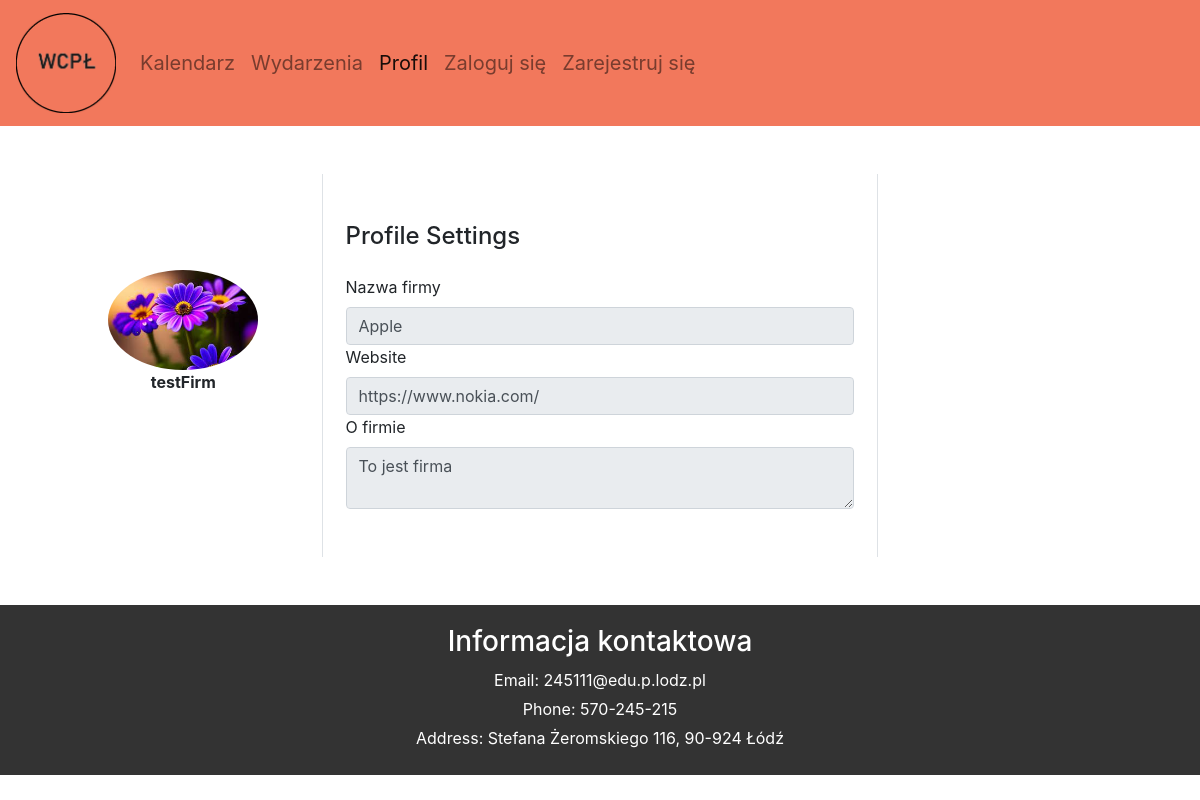
/profile/testFirm (signed in), run on an earlier commit of the app's database.
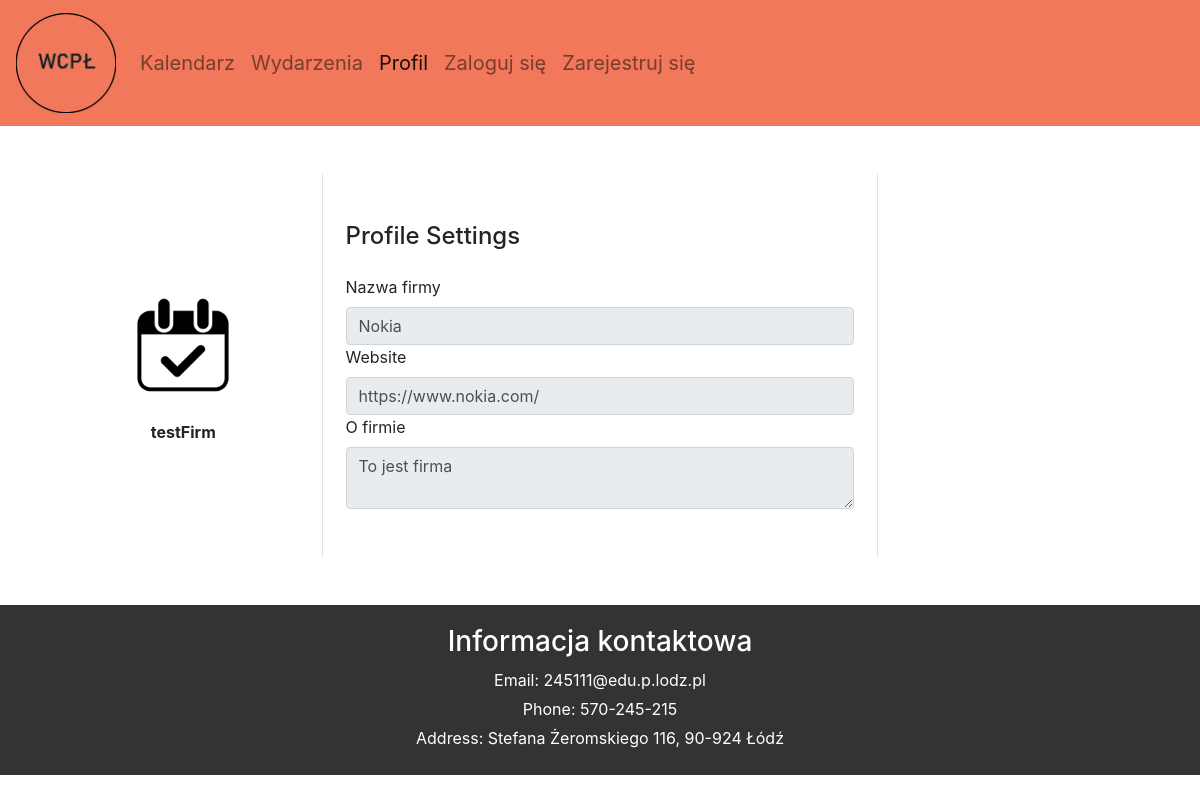
And on a later commit of the database.
### main/models.py (models this page shows, shortened)
class Profile(models.Model):
    USER_TYPE_CHOICES = (
        ('student', 'Student'),
        ('firm', 'Firm'),
    )
    user = models.OneToOneField(User, on_delete=models.CASCADE)
    user_type = models.CharField(max_length=10, choices=USER_TYPE_CHOICES, default='student')
    picture = models.ImageField(default='user_icon.png', upload_to='profile_pictures')
    phone_number = models.CharField(max_length=20, null=True, blank=True)
    faculty = models.CharField(max_length=40, null=True, blank=True)
    course = models.CharField(max_length=50, null=True, blank=True)
    semester = models.IntegerField(null=True, validators=[MinValueValidator(1), MaxValueValidator(7)], blank=True)
    nameFirm = models.CharField(max_length=50, default='Nokia', null=True, blank=True)
    website = models.CharField(max_length=100, default='https://www.nokia.com/', null=True, blank=True)
    bio = models.TextField(blank=True)

### main/views.py (the view, shortened to what this page needs)
# urls.py: path('profile/<str:username>', views.profileHome, name='profile-home'),
@login_required
def profileHome(request, username):
    userInfo = get_object_or_404(User, username=username)
    profile = get_object_or_404(Profile, user=userInfo)
    userCurrent = request.user
    context = {
        'userInfo' : userInfo,
        'profile' : profile,
        'userCurrent' : userCurrent
    }
    if profile.user_type == 'student':
        return render(request, 'main/profile_home.html', context)
    else:
        return render(request, 'main/profile_firm.html', context)

### main/templates/main/profile_firm.html (shortened to what this page needs)
{% extends "main/base.html" %}
{% block profile_activate %}
active
{% endblock profile_activate %}
{% block content %}
<div class="container">
    <div class="main">
        <form method="POST" enctype="multipart/form-data">
            <div class="container rounded bg-white mt-5 mb-5">
                <div class="row">
                    <div class="col-md-3 border-right">
                        <div class="d-flex flex-column align-items-center text-center p-3 py-5">
                                {% if userCurrent.username != userInfo.username %}
                                    <img class="rounded-circle mt-5" width="150px" src="{{ profile.picture.url }}">
                                {% endif %}
                                <span class="font-weight-bold">{{ userInfo.username }}</span>
                            </div>
                        </div>
                        <div class="col-md-6 border-right">
                            <div class="p-2 py-5">
                                <div class="d-flex justify-content-between align-items-center mb-3">
                                    <h4 class="text-right">Profile Settings</h4>
                                </div>
                                <div class="row mt-3">
                                    <div class="col-md-12"><label class="labels">Nazwa firmy</label><input type="text" class="form-control" name="name" placeholder="Firma" value="{{ profile.nameFirm }}"  {% if userCurrent.username != userInfo.username %} disabled {% endif %}></div>
                                    <div class="col-md-12"><label class="labels">Website</label><input type="text" class="form-control" name="website" placeholder="Nie ma strony" value="{{ profile.website }}"  {% if userCurrent.username != userInfo.username %} disabled {% endif %}></div>
                                    <div class="col-md-12"><label class="labels">O firmie</label><textarea type="text" class="form-control" name="bio" placeholder="bio"  {% if userCurrent.username != userInfo.username %} disabled {% endif %}>{{ profile.bio }}</textarea></div>
                                </div>
                            </div>
                        </div>
                    </div>
                </div>
            </div>
    </div>
{% endblock content %}

### main/templates/main/base.html (shortened to what this page needs)
{% load static %}
<!DOCTYPE html>
<html>
    <head>
        <link rel="stylesheet" href="{% static 'main/main.css' %}">
        <link href="https://cdn.jsdelivr.net/npm/bootstrap@5.0.2/dist/css/bootstrap.min.css" rel="stylesheet">
        <link rel="stylesheet" href="https://stackpath.bootstrapcdn.com/bootstrap/4.5.2/css/bootstrap.min.css">
        <link rel="stylesheet" href="https://cdn.jsdelivr.net/npm/bootstrap-icons@1.11.3/font/bootstrap-icons.min.css">
    </head>
    <body>
        <nav class="navbar navbar-expand-lg navbar-light">
            <a class="navbar-brand" href="#">
                <img src="{% static 'main/logo.png' %}" alt="logo" style="width: 100px;height: 100px;">
            </a>
            <div class="collapse navbar-collapse" id="navbarSupportedContent">
              <ul class="navbar-nav mr-auto">
                <li class="nav-item">
                  <a class="nav-link {% block calendar_activate %}{% endblock %}" href="{% url 'calendar' %}">Kalendarz</a>
                </li>
                <li class="nav-item">
                  <a class="nav-link {% block events_activate %}{% endblock %}" href="{% url 'events-search' %}">Wydarzenia</a>
                </li>
                {% if user.is_authenticated %}
                <li class="nav-item">
                    <a class="nav-link {% block profile_activate %}{% endblock %}" href="{% url 'profile-home' user.username %}">Profil</a>
                </li>
                {% endif %}
                <li class="nav-item">
                    <a class="nav-link {% block login %}{% endblock %}" href="{% url 'login' %}">Zaloguj się</a>
                </li>
                <li class="nav-item">
                    <a class="nav-link {% block register %}{% endblock %}" href="{% url 'register' %}">Zarejestruj się</a>
                </li>
            </div>
        </nav>
        {% block content %}{% endblock %}
    </body>
    <footer>
        <div class="footer-container">
            <div class="contact-info">
                <h3>Informacja kontaktowa</h3>
                <p>Email: 245111@edu.p.lodz.pl</p>
                <p>Phone: 570-245-215</p>
                <p>Address:  Stefana Żeromskiego 116, 90-924 Łódź</p>
            </div>
        </div>
    </footer>
</html>

### main/static/main/main.css (style rules this page uses)
body { background-color: rgba(241, 231, 225, 1); overflow-x: hidden; font-family: "Bree Serif"; font-size: 20px; margin: 0; }
.navbar { background-color: #F2785C; font-size: 20px; }
footer { background-color: #333; color: #fff; padding: 20px; width: 100%; bottom: 0; }
.footer-container { margin: 0 auto; }
.contact-info { text-align: center; }
.contact-info h3 { margin-bottom: 10px; }
.contact-info p { margin: 5px 0; }

What changed in the data, as far as the page shows it:
changed Profile "https://www.nokia.com/": picture: picture removed, a placeholder shows; name "Apple" → "Nokia"
